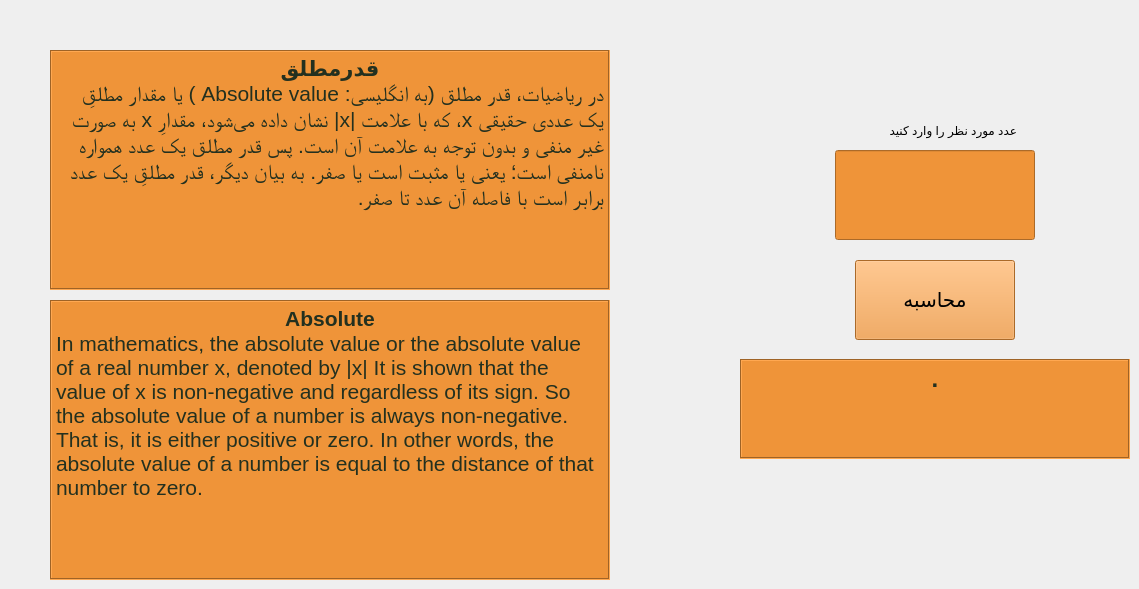
    <widget class="QWidget" name="absolute">
     <attribute name="title">
      <string>Absolute</string>
     </attribute>
     <widget class="QTextBrowser" name="absolute_fa">
      <property name="geometry">
       <rect>
        <x>50</x>
        <y>50</y>
        <width>560</width>
        <height>240</height>
       </rect>
      </property>
      <property name="styleSheet">
       <string notr="true">background-color:#ef9439;
color:#23301f;
font: 75 8pt &quot;0 Titr Bold&quot;;</string>
      </property>
      <property name="frameShape">
       <enum>QFrame::Box</enum>
      </property>
      <property name="html">
       <string>&lt;!DOCTYPE HTML PUBLIC &quot;-//W3C//DTD HTML 4.0//EN&quot; &quot;http://www.w3.org/TR/REC-html40/strict.dtd&quot;&gt;
&lt;html&gt;&lt;head&gt;&lt;meta name=&quot;qrichtext&quot; content=&quot;1&quot; /&gt;&lt;style type=&quot;text/css&quot;&gt;
p, li { white-space: pre-wrap; }
&lt;/style&gt;&lt;/head&gt;&lt;body style=&quot; font-family:'0 Titr Bold'; font-size:8pt; font-weight:72; font-style:normal;&quot;&gt;
&lt;p align=&quot;center&quot; dir='rtl' style=&quot; margin-top:0px; margin-bottom:0px; margin-left:0px; margin-right:0px; -qt-block-indent:0; text-indent:0px;&quot;&gt;&lt;span style=&quot; font-family:'B Bad'; font-size:16pt; font-weight:600;&quot;&gt;قدرمطلق&lt;/span&gt;&lt;/p&gt;
&lt;p align=&quot;right&quot; dir='rtl' style=&quot; margin-top:0px; margin-bottom:0px; margin-left:0px; margin-right:0px; -qt-block-indent:0; text-indent:0px;&quot;&gt;&lt;span style=&quot; font-family:'B Roya'; font-size:16pt;&quot;&gt;در ریاضیات، قدر مطلق (به انگلیسی: Absolute value ) یا مقدار مطلقِ یک عددی حقیقی x، که با علامت |x| نشان داده می‌شود، مقدارِ x به صورت غیر منفی و بدون توجه به علامت آن است. پس قدر مطلق یک عدد همواره نامنفی است؛ یعنی یا مثبت است یا صفر. به بیان دیگر، قدر مطلقِ یک عدد برابر است با فاصله آن عدد تا صفر.&lt;/span&gt;&lt;/p&gt;&lt;/body&gt;&lt;/html&gt;</string>
      </property>
     </widget>
     <widget class="QTextBrowser" name="absolute_en">
      <property name="geometry">
       <rect>
        <x>50</x>
        <y>300</y>
        <width>560</width>
        <height>280</height>
       </rect>
      </property>
      <property name="styleSheet">
       <string notr="true">background-color:#ef9439;
color:#23301f;
font: 22pt &quot;NPIParisa&quot;;

</string>
      </property>
      <property name="frameShape">
       <enum>QFrame::Box</enum>
      </property>
      <property name="html">
       <string>&lt;!DOCTYPE HTML PUBLIC &quot;-//W3C//DTD HTML 4.0//EN&quot; &quot;http://www.w3.org/TR/REC-html40/strict.dtd&quot;&gt;
&lt;html&gt;&lt;head&gt;&lt;meta name=&quot;qrichtext&quot; content=&quot;1&quot; /&gt;&lt;style type=&quot;text/css&quot;&gt;
p, li { white-space: pre-wrap; }
&lt;/style&gt;&lt;/head&gt;&lt;body style=&quot; font-family:'NPIParisa'; font-size:22pt; font-weight:400; font-style:normal;&quot;&gt;
&lt;p align=&quot;center&quot; style=&quot; margin-top:0px; margin-bottom:0px; margin-left:0px; margin-right:0px; -qt-block-indent:0; text-indent:0px;&quot;&gt;&lt;span style=&quot; font-family:'MS Shell Dlg 2'; font-size:16pt; font-weight:600;&quot;&gt;Absolute&lt;/span&gt;&lt;/p&gt;
&lt;p style=&quot; margin-top:0px; margin-bottom:0px; margin-left:0px; margin-right:0px; -qt-block-indent:0; text-indent:0px;&quot;&gt;&lt;span style=&quot; font-family:'MS Shell Dlg 2'; font-size:16pt; font-weight:72;&quot;&gt;In mathematics, the absolute value or the absolute value of a real number x, denoted by |x| It is shown that the value of x is non-negative and regardless of its sign. So the absolute value of a number is always non-negative. That is, it is either positive or zero. In other words, the absolute value of a number is equal to the distance of that number to zero.&lt;/span&gt;&lt;/p&gt;&lt;/body&gt;&lt;/html&gt;</string>
      </property>
     </widget>
     <widget class="QPushButton" name="absolute_button">
      <property name="geometry">
       <rect>
        <x>855</x>
        <y>260</y>
        <width>160</width>
        <height>80</height>
       </rect>
      </property>
      <property name="font">
       <font>
        <family>B Titr</family>
        <pointsize>15</pointsize>
        <kerning>true</kerning>
       </font>
      </property>
      <property name="cursor">
       <cursorShape>PointingHandCursor</cursorShape>
      </property>
      <property name="styleSheet">
       <string notr="true">background-color:#ef9439;</string>
      </property>
      <property name="text">
       <string>محاسبه</string>
      </property>
     </widget>
     <widget class="QTextBrowser" name="absolute_out">
      <property name="geometry">
       <rect>
        <x>740</x>
        <y>359</y>
        <width>390</width>
        <height>100</height>
       </rect>
      </property>
      <property name="styleSheet">
       <string notr="true">font: 30pt &quot;Times New Roman&quot;;
background-color:#ef9439;
color:#23301f;
text-align: center;</string>
      </property>
      <property name="frameShape">
       <enum>QFrame::Box</enum>
      </property>
      <property name="html">
       <string>&lt;!DOCTYPE HTML PUBLIC &quot;-//W3C//DTD HTML 4.0//EN&quot; &quot;http://www.w3.org/TR/REC-html40/strict.dtd&quot;&gt;
&lt;html&gt;&lt;head&gt;&lt;meta name=&quot;qrichtext&quot; content=&quot;1&quot; /&gt;&lt;style type=&quot;text/css&quot;&gt;
p, li { white-space: pre-wrap; }
&lt;/style&gt;&lt;/head&gt;&lt;body style=&quot; font-family:'Times New Roman'; font-size:30pt; font-weight:400; font-style:normal;&quot;&gt;
&lt;p align=&quot;center&quot; style=&quot; margin-top:0px; margin-bottom:0px; margin-left:0px; margin-right:0px; -qt-block-indent:0; text-indent:0px;&quot;&gt;&lt;span style=&quot; font-family:'B Roya'; font-size:18pt; font-weight:600;&quot;&gt;.&lt;/span&gt;&lt;/p&gt;&lt;/body&gt;&lt;/html&gt;</string>
      </property>
     </widget>
     <widget class="QLineEdit" name="absolute_input">
      <property name="geometry">
       <rect>
        <x>835</x>
        <y>150</y>
        <width>200</width>
        <height>90</height>
       </rect>
      </property>
      <property name="styleSheet">
       <string notr="true">font: 20pt &quot;Times New Roman&quot;;
background-color:#ef9439;
color:#23301f;
text-align: center;</string>
      </property>
      <property name="echoMode">
       <enum>QLineEdit::Normal</enum>
      </property>
      <property name="alignment">
       <set>Qt::AlignCenter</set>
      </property>
      <property name="clearButtonEnabled">
       <bool>true</bool>
      </property>
     </widget>
     <widget class="QLabel" name="absolute_label">
      <property name="geometry">
       <rect>
        <x>827</x>
        <y>110</y>
        <width>200</width>
        <height>40</height>
       </rect>
      </property>
      <property name="styleSheet">
       <string notr="true">font: 75 12pt &quot;B Titr&quot;;</string>
      </property>
      <property name="text">
       <string>   عدد مورد نظر را وارد کنید</string>
      </property>
     </widget>
    </widget>
